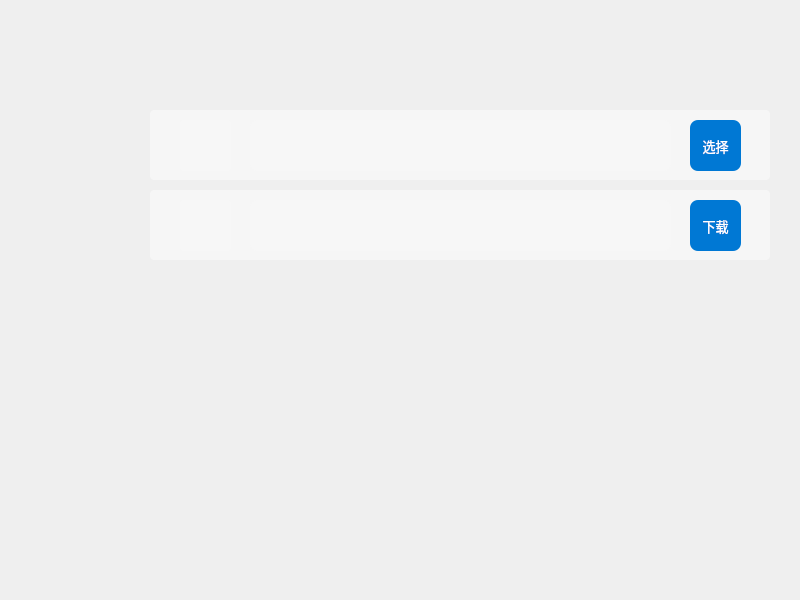
<?xml version="1.0" encoding="UTF-8"?>
<ui version="4.0">
 <class>MainWindow</class>
 <widget class="QMainWindow" name="MainWindow">
  <property name="geometry">
   <rect>
    <x>0</x>
    <y>0</y>
    <width>800</width>
    <height>600</height>
   </rect>
  </property>
  <property name="windowTitle">
   <string>MainWindow</string>
  </property>
  <widget class="QWidget" name="centralwidget">
   <widget class="QWidget" name="MCSL2_SubWidget_Select" native="true">
    <property name="geometry">
     <rect>
      <x>150</x>
      <y>110</y>
      <width>620</width>
      <height>70</height>
     </rect>
    </property>
    <property name="minimumSize">
     <size>
      <width>620</width>
      <height>70</height>
     </size>
    </property>
    <property name="styleSheet">
     <string notr="true">QWidget
{
	border-radius: 4px;
	background-color: rgba(247, 247, 247, 247)
}</string>
    </property>
    <widget class="QPushButton" name="Select_PushButton">
     <property name="geometry">
      <rect>
       <x>540</x>
       <y>10</y>
       <width>51</width>
       <height>51</height>
      </rect>
     </property>
     <property name="minimumSize">
      <size>
       <width>51</width>
       <height>51</height>
      </size>
     </property>
     <property name="font">
      <font>
       <family>Microsoft YaHei UI</family>
       <pointsize>10</pointsize>
      </font>
     </property>
     <property name="cursor">
      <cursorShape>PointingHandCursor</cursorShape>
     </property>
     <property name="styleSheet">
      <string notr="true">QPushButton
{
	background-color: rgb(0, 120, 212);
	border-radius: 8px;
	color: rgb(255, 255, 255);
}
QPushButton:hover
{
    background-color: rgb(0, 110, 212);
	border-radius: 8px;
    color: rgb(255, 255, 255);
}
QPushButton:pressed
{
    background-color: rgb(0, 100, 212);
	border-radius: 8px;
    color: rgb(255, 255, 255);
}</string>
     </property>
     <property name="text">
      <string>选择</string>
     </property>
     <property name="flat">
      <bool>false</bool>
     </property>
    </widget>
    <widget class="QWidget" name="IntroductionWidget_S" native="true">
     <property name="geometry">
      <rect>
       <x>100</x>
       <y>10</y>
       <width>421</width>
       <height>51</height>
      </rect>
     </property>
     <property name="minimumSize">
      <size>
       <width>421</width>
       <height>51</height>
      </size>
     </property>
     <property name="font">
      <font>
       <family>Microsoft YaHei UI</family>
       <pointsize>10</pointsize>
      </font>
     </property>
     <property name="styleSheet">
      <string notr="true">QWidget
{
	background-color: rgb(247, 247, 247);
	border-radius: 8px
}</string>
     </property>
     <widget class="QLabel" name="IntroductionLabel_S">
      <property name="geometry">
       <rect>
        <x>10</x>
        <y>0</y>
        <width>401</width>
        <height>51</height>
       </rect>
      </property>
      <property name="minimumSize">
       <size>
        <width>401</width>
        <height>51</height>
       </size>
      </property>
      <property name="font">
       <font>
        <family>Microsoft YaHei UI</family>
        <pointsize>10</pointsize>
       </font>
      </property>
      <property name="text">
       <string/>
      </property>
     </widget>
    </widget>
    <widget class="QLabel" name="GraphWidget_S">
     <property name="geometry">
      <rect>
       <x>30</x>
       <y>10</y>
       <width>51</width>
       <height>51</height>
      </rect>
     </property>
     <property name="minimumSize">
      <size>
       <width>51</width>
       <height>51</height>
      </size>
     </property>
     <property name="styleSheet">
      <string notr="true">QLabel
{
	background-color: rgb(247, 247, 247);
	border-radius: 4px;
}</string>
     </property>
     <property name="text">
      <string/>
     </property>
    </widget>
   </widget>
   <widget class="QWidget" name="MCSL2_SubWidget_Download" native="true">
    <property name="geometry">
     <rect>
      <x>150</x>
      <y>190</y>
      <width>620</width>
      <height>70</height>
     </rect>
    </property>
    <property name="minimumSize">
     <size>
      <width>620</width>
      <height>70</height>
     </size>
    </property>
    <property name="styleSheet">
     <string notr="true">QWidget
{
	border-radius: 4px;
	background-color: rgba(247, 247, 247, 247)
}</string>
    </property>
    <widget class="QWidget" name="IntroductionWidget_D" native="true">
     <property name="geometry">
      <rect>
       <x>100</x>
       <y>10</y>
       <width>421</width>
       <height>51</height>
      </rect>
     </property>
     <property name="minimumSize">
      <size>
       <width>421</width>
       <height>51</height>
      </size>
     </property>
     <property name="font">
      <font>
       <family>Microsoft YaHei UI</family>
       <pointsize>10</pointsize>
      </font>
     </property>
     <property name="styleSheet">
      <string notr="true">QWidget
{
	background-color: rgb(247, 247, 247);
	border-radius: 8px
}</string>
     </property>
     <widget class="QLabel" name="IntroductionLabel_D">
      <property name="geometry">
       <rect>
        <x>10</x>
        <y>0</y>
        <width>401</width>
        <height>51</height>
       </rect>
      </property>
      <property name="minimumSize">
       <size>
        <width>401</width>
        <height>51</height>
       </size>
      </property>
      <property name="font">
       <font>
        <family>Microsoft YaHei UI</family>
        <pointsize>10</pointsize>
       </font>
      </property>
      <property name="text">
       <string/>
      </property>
     </widget>
    </widget>
    <widget class="QPushButton" name="Download_PushButton">
     <property name="geometry">
      <rect>
       <x>540</x>
       <y>10</y>
       <width>51</width>
       <height>51</height>
      </rect>
     </property>
     <property name="minimumSize">
      <size>
       <width>51</width>
       <height>51</height>
      </size>
     </property>
     <property name="font">
      <font>
       <family>Microsoft YaHei UI</family>
       <pointsize>10</pointsize>
      </font>
     </property>
     <property name="cursor">
      <cursorShape>PointingHandCursor</cursorShape>
     </property>
     <property name="styleSheet">
      <string notr="true">QPushButton
{
	background-color: rgb(0, 120, 212);
	border-radius: 8px;
	color: rgb(255, 255, 255);
}
QPushButton:hover
{
    background-color: rgb(0, 110, 212);
	border-radius: 8px;
    color: rgb(255, 255, 255);
}
QPushButton:pressed
{
    background-color: rgb(0, 100, 212);
	border-radius: 8px;
    color: rgb(255, 255, 255);
}</string>
     </property>
     <property name="text">
      <string>下载</string>
     </property>
     <property name="flat">
      <bool>false</bool>
     </property>
    </widget>
    <widget class="QLabel" name="GraphWidget_D">
     <property name="geometry">
      <rect>
       <x>30</x>
       <y>10</y>
       <width>51</width>
       <height>51</height>
      </rect>
     </property>
     <property name="minimumSize">
      <size>
       <width>51</width>
       <height>51</height>
      </size>
     </property>
     <property name="styleSheet">
      <string notr="true">QLabel
{
	background-color: rgb(247, 247, 247);
	border-radius: 4px;
}</string>
     </property>
     <property name="text">
      <string/>
     </property>
    </widget>
   </widget>
  </widget>
 </widget>
 <resources/>
 <connections/>
</ui>
